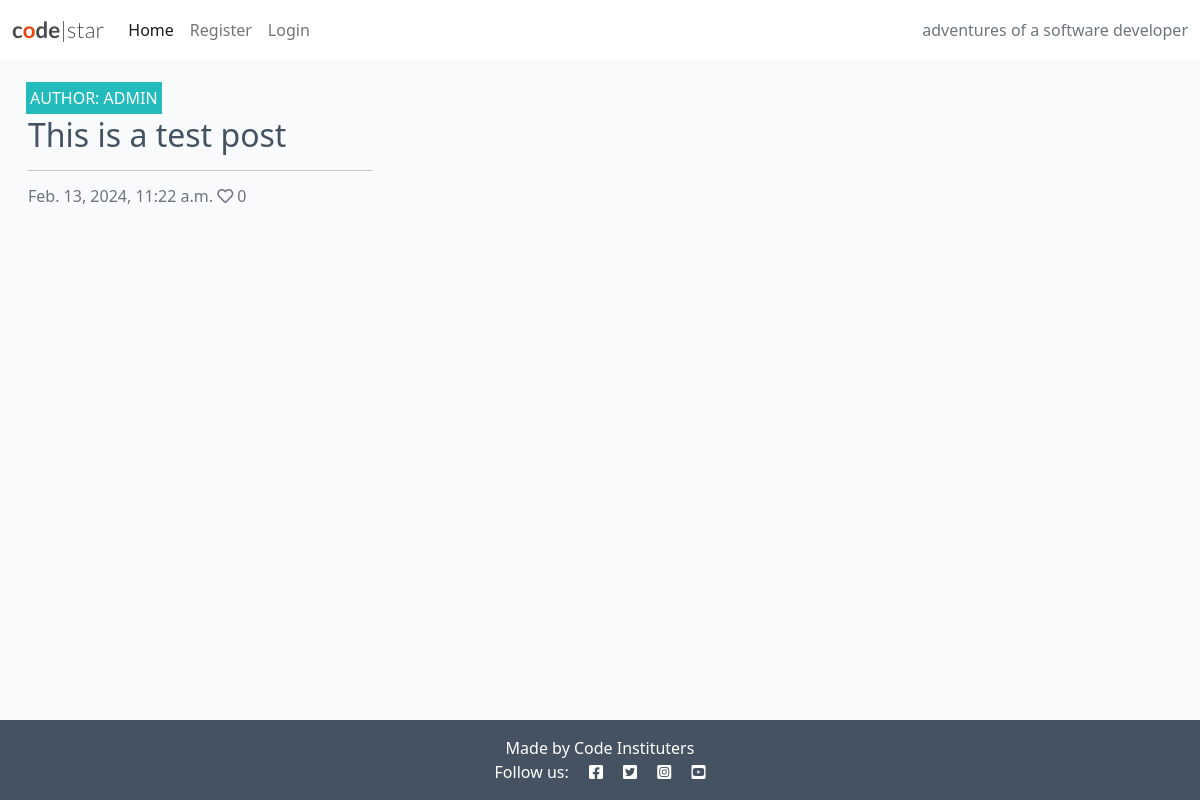
Before: / with the older database file.
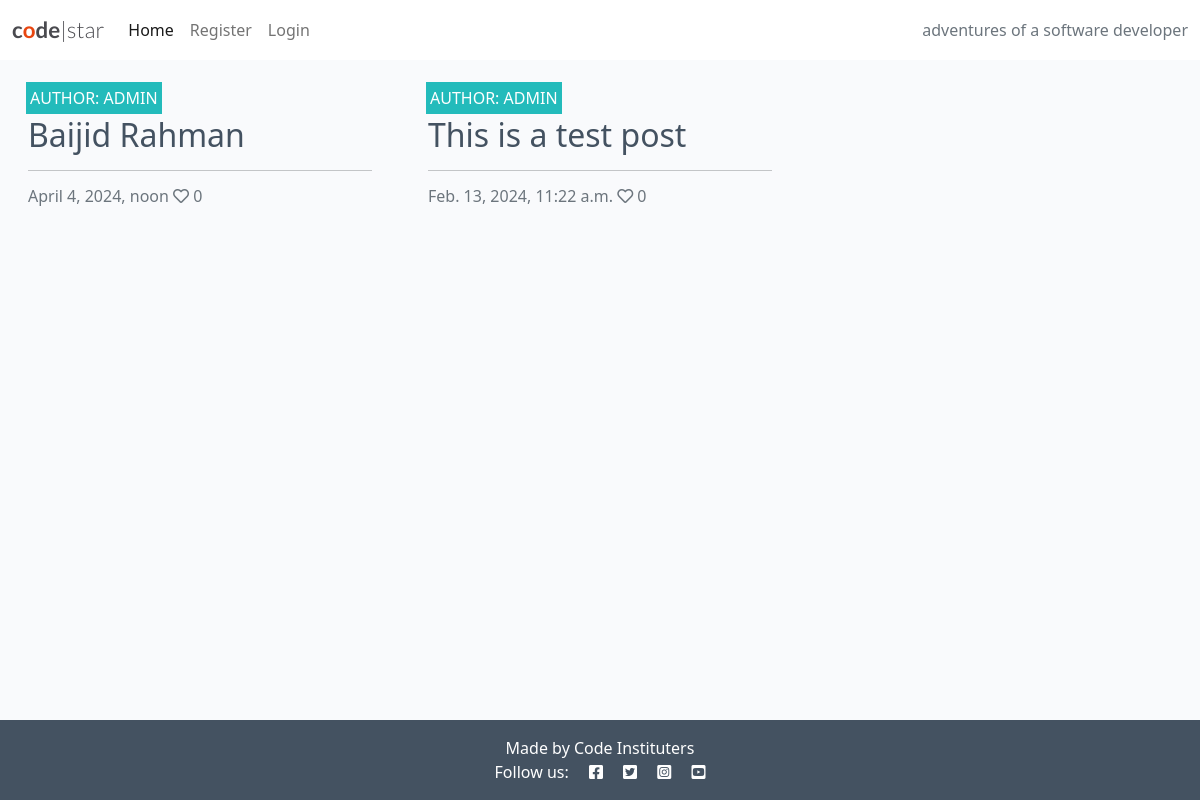
After: the same page with the newer database file.
### blog/models.py (models this page shows, shortened)
class Post(models.Model):
    title = models.CharField(max_length=200, unique=True)
    slug = models.SlugField(max_length=200, unique=True)
    author = models.ForeignKey(
        User, on_delete=models.CASCADE, related_name="blog_posts"
    )
    featured_image = CloudinaryField('image', default='placeholder')
    excerpt = models.TextField(blank=True)
    updated_on = models.DateTimeField(auto_now=True)
    content = models.TextField()
    created_on = models.DateTimeField(auto_now_add=True)
    status = models.IntegerField(choices=STATUS, default=0)
    likes = models.ManyToManyField(
        User, related_name='blogpost_like', blank=True)
    class Meta:
        ordering = ["-created_on"]
    def number_of_likes(self):
        return self.likes.count()

### blog/views.py (the view)
# urls.py: path('', views.PostList.as_view(), name='home'),
class PostList(generic.ListView):
    model = Post
    queryset = Post.objects.filter(status=1).order_by("-created_on")
    template_name = "index.html"
    paginate_by = 6

### templates/index.html (shortened to what this page needs)
{% extends "base.html" %}
{% block content %}
<div class="container-fluid">
    <div class="row">
        <div class="col-12 mt-3 left">
            <div class="row">
                {% for post in post_list %}
                <div class="col-md-4">
                    <div class="card mb-4">
                        <div class="card-body">
                            <div class="image-container">
                                <div class="image-flash">
                                    <p class="author">Author: {{ post.author }}</p>
                                </div>
                            </div>
                            <a href="{% url 'post_detail' post.slug  %}" class="post-link">
                                <h2 class="card-title">{{ post.title }}</h2>
                            </a>
                            <hr />
                            <p class="card-text text-muted h6">{{ post.created_on}} <i class="far fa-heart"></i>
                                {{ post.number_of_likes }}</p>
                        </div>
                    </div>
                </div>
                {% endfor %}
            </div>
        </div>
    </div>
</div>
{%endblock%}

### templates/base.html (shortened to what this page needs)
{% load static %}
<!DOCTYPE html>
<html class="h-100">
<head>
    <link rel="stylesheet" href="https://cdnjs.cloudflare.com/ajax/libs/font-awesome/5.15.3/css/all.min.css">
    <link href="https://cdn.jsdelivr.net/npm/bootstrap@5.0.1/dist/css/bootstrap.min.css" rel="stylesheet"
>
    <link rel="stylesheet" href="{% static 'css/style.css' %}">
</head>
<body class="d-flex flex-column h-100 main-bg">
    <nav class="navbar navbar-expand-lg navbar-light bg-white">
        <div class="container-fluid">
            <a class="navbar-brand" href="{% url 'home' %}"><span class="brand">c<span class="red-o">o</span>de<span
                        class="thin">|star</span></span></span></a>
            <div class="collapse navbar-collapse" id="navbarText">
                <ul class="navbar-nav me-auto mb-2 mb-lg-0">
                    <li class="nav-item">
                        <a class="nav-link active" aria-current="page" href="{% url 'home' %}">Home</a>
                    </li>
                    {% if user.is_authenticated %}
                    <li class="nav-item">
                        <a class="nav-link" href="{% url 'account_logout' %}">Logout</a>
                    </li>
                    <li class="nav-item">
                        <a class="nav-link" href="{% url 'post_create' %}">post</a>
                    </li>
                    {% else %}
                    <li class="nav-item">
                        <a class="nav-link" href="{% url 'account_signup' %}">Register</a>
                    </li>
                    <li class="nav-item">
                        <a class="nav-link" href="{% url 'account_login' %}">Login</a>
                    </li>
                    {% endif %}
                </ul>
                <span class="navbar-text text-muted">
                    adventures of a software developer
                </span>
            </div>
        </div>
    </nav>
    <main class="flex-shrink-0 main-bg">
        {% block content %}{% endblock content %}
    </main>
    <footer class="footer mt-auto py-3 dark-bg">
        <p class="m-0 text-center text-white">Made by Code Instituters</p>
        <p class="m-0 text-center text-white">Follow us: <i class="fab fa-facebook-square ms-3"></i>
            <i class="fab fa-twitter-square ms-3"></i>
            <i class="fab fa-instagram-square ms-3"></i>
            <i class="fab fa-youtube-square ms-3"></i></p>
    </footer>
</body>
</html>

### static/css/style.css (style rules this page uses)
body { background-color: #F9FAFC; }
.brand { font-family: Lato, sans-serif; font-size: 1.4rem; font-weight: 700; color: #4A4A4F; }
.red-o { color: #E84610; }
.thin { font-weight: 300; }
.dark-bg { background-color: #445261; }
.main-bg { background-color: #F9FAFC; }
.card { border: none; background-color: transparent; }
.image-container { position: relative; }
.image-flash { position: absolute; bottom: 5%; min-width: 30%; left: -2px; background-color: #23BBBB; }
.author { color: white; margin: 4px; text-transform: uppercase; }
.post-link { text-decoration: none; color: #445261; }

Changed rows visible on the page:
added Post: author "ADMIN", title "Baijid Rahman", created_on "April 4, 2024, noon", number_of_likes "0"
